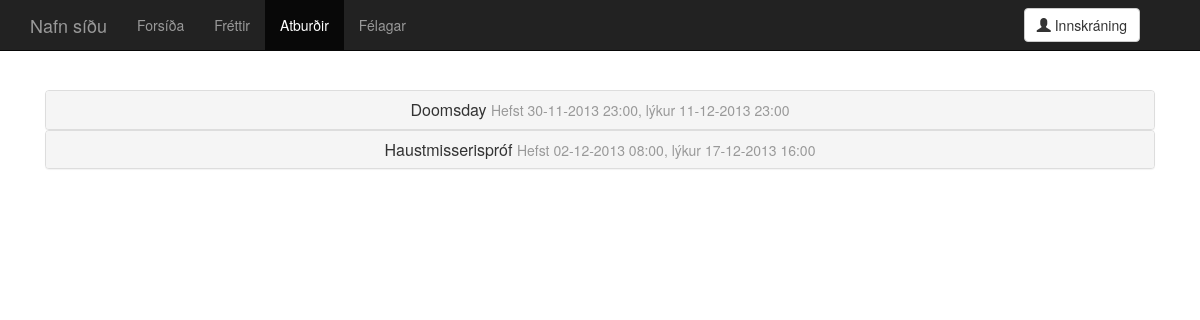
/events.php, run on an earlier commit of the app's database.
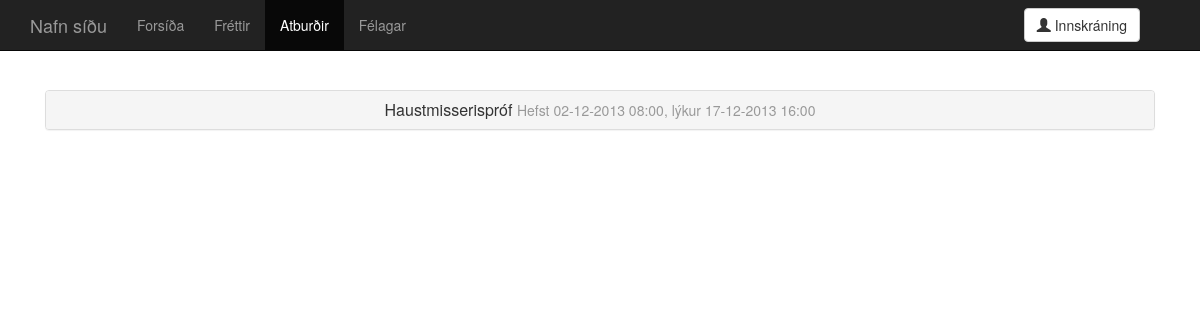
And on a later commit of the database.
### tables this page shows
CREATE TABLE 'events' (
  'event_id' integer NOT NULL,
  'title' text,
  'start' integer,
  'end' integer,
  'registration_start' integer,
  'registration_end' integer,
  'description' text,
  'location' text,
  'seats' integer,
  'date_created' integer,
  'date_edited' integer,
  'creator' integer,
  'last_editor' integer,
  PRIMARY KEY ('event_id')
);

### events.php (the view, shortened to what this page needs)
<?php
require_once "php/head.php";
?>
<!DOCTYPE html>
<html lang="is">
  <head>
    <link href="dist/css/bootstrap.css" rel="stylesheet">
    <link href="css/main.css" rel="stylesheet">
  </head>
  <body>
<?php
require_once "parts/navbar.php";
?>
    <div class="container">
      <div class="starter-template">
 <?php
$temp_counter = 0;
$result = $db->query("SELECT title,start,end,registration_start,registration_end,description,location,seats FROM events ORDER BY start;");
foreach($result as $row_data) {
  $temp_counter++;
  $title = $row_data["title"];
  $start = date("d-m-Y H:i", $row_data["start"]);
  $end = date("d-m-Y H:i", $row_data["end"]);
  $registration_start = date("d-m-Y H:i", $row_data["registration_start"]);
  $registration_end = date("d-m-Y H:i", $row_data["registration_end"]);
  $description = nl2br($row_data["description"]);
  $location = $row_data["location"];
  $seats = $row_data["seats"];
  echo <<<_END
      <div class="panel-group" id="accordion">
        <div class="panel panel-default">
          <div class="panel-heading">
          <h3 class="panel-title">
            <a class="accordion-toggle" data-toggle="collapse" data-parent="#accordion" href="#collapse$temp_counter">
              $title <small>Hefst $start, lýkur $end</small>
            </a>
          </h3>
          </div>
          <div id="collapse$temp_counter" class="panel-collapse collapse">
            <div class="panel-body">
              <p>
              $description
              </p>
              <p>
              Staðsetning: $location.
              </p>
              <p>
              Skráning hefst $registration_start <br />
              Skráningu lýkur $registration_end
              </p>
              <p>
              Sætafjöldi: $seats
              </p>
              <p><a class="btn btn-default" href="#">Fara í skráningarlista atburðar &raquo;</a></p>
            </div>
          </div>
        </div>
      </div>
_END;
}
?>
      </div>
    </div>
  </body>
</html>

What changed in the data, as far as the page shows it:
removed events: title "Doomsday", start "30-11-2013 23:00", end "11-12-2013 23:00"
